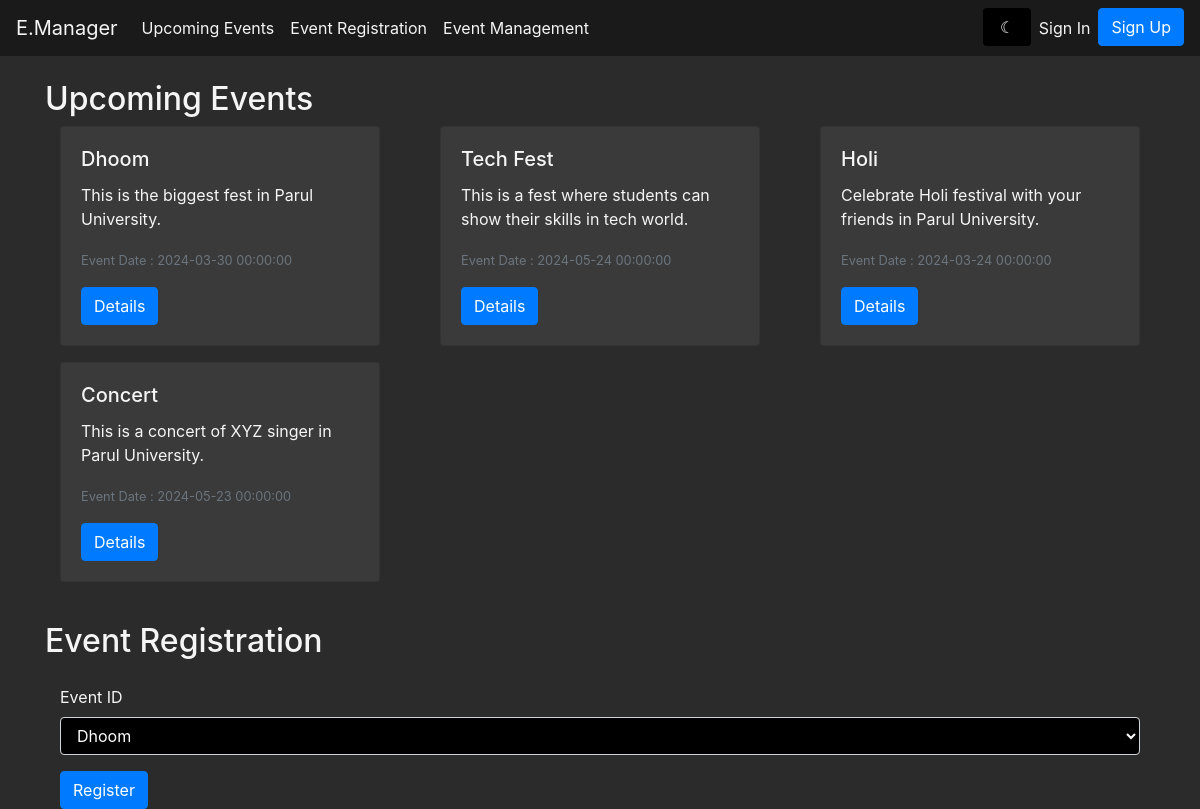
/event, run on the app's committed database.
### modules/models.py (models this page shows, shortened)
class Event(db.Model):
    id = db.Column(db.Integer, primary_key=True)
    title = db.Column(db.String(80), nullable=False)
    description = db.Column(db.String(200), nullable=False)
    date = db.Column(db.DateTime, nullable=False)
    location = db.Column(db.String(80), nullable=False)
    organizer_name = db.Column(db.String(80), nullable=True)
    creator_id = db.Column(db.Integer, db.ForeignKey('user.id'))
    creator = db.relationship('User', backref=db.backref('events', lazy=True))

### modules/event.py (the view)
@app.route('/event', methods=["GET", "POST"])
def event():
    events = Event.query.all()
    msg = get_flashed_messages()
    return render_template('event.html', msg=msg, events=events)

### modules/templates/event.html (shortened to what this page needs)
<!DOCTYPE html>
<html lang="en">
  <head>
    <link
      href="https://stackpath.bootstrapcdn.com/bootstrap/4.5.0/css/bootstrap.min.css"
      rel="stylesheet"
    />
    <link
      rel="stylesheet"
      href="{{url_for('static',filename='css/dashboard.css')}}"
    />
  </head>
  <body class="{{ session['theme'] }}">
    <nav class="navbar navbar-expand-lg navbar-light bg-light">
      <a class="navbar-brand" href="/event">E.Manager</a>
      <div class="collapse navbar-collapse" id="navbarNav">
        <ul class="navbar-nav">
          <li class="nav-item">
            <a class="nav-link" href="/event#upcomingEvents">Upcoming Events</a>
          </li>
          <li class="nav-item">
            <a class="nav-link" href="/event#eventRegistration"
              >Event Registration</a
            >
          </li>
          <li class="nav-item">
            <a class="nav-link" href="/event_manager">Event Management</a>
          </li>
        </ul>
        <ul class="navbar-nav ml-auto">
          <form action="/toggle_theme" method="post" id="toggle-theme-form" class="border-0">
            <input type="submit" class="form-control border-0" value="{% if session['theme'] == 'light-theme' %} &#9788 {% else %} &#9790 {% endif %}" />
          </form>
          {% if 'username' in session %}
          <li class="nav-item dropdown">
            <a
              class="nav-link dropdown-toggle"
              href="#"
              id="navbarDropdown"
              role="button"
              data-toggle="dropdown"
              aria-haspopup="true"
              aria-expanded="false"
            >
              👤 {{ session['username'] }}
            </a>
            <div class="dropdown-menu" aria-labelledby="navbarDropdown">
              <a class="dropdown-item" href="/logout">Logout</a>
            </div>
          </li>
          {% else %}
          <li class="nav-item">
            <a class="nav-link" href="/signin">Sign In</a>
          </li>
          <li class="nav-item">
            <a class="btn btn-primary" href="/signup">Sign Up</a>
          </li>
          {% endif %}
        </ul>
      </div>
    </nav>
    <div id="upcomingEvents" class="container mt-4">
      <h2>Upcoming Events</h2>
      <div class="row card-deck">
        {% for event in events %}
        <div class="col-sm-4">
          <div class="card mb-3">
            <div class="card-body">
              <h5 class="card-title">{{ event.title }}</h5>
              <p class="card-text">{{ event.description }}</p>
              <p class="card-text">
                <small class="text-muted">
                  Event Date : {{ event.date }}
                </small>
              </p>
              <a href="{{ url_for('details', event_id=event.id) }}" class="btn btn-primary">Details</a>
            </div>
          </div>
        </div>
        {% endfor %}
      </div>
    </div>
    <div id="eventRegistration" class="container mt-4">
      <h2>Event Registration</h2>
      <div id="eventRegistration1" class="container mt-4">
        <form action="/event/register" method="post">
          <div class="form-group">
            <label for="eventId">Event ID</label>
            <select class="form-control" id="eventId" name="event_id" required>
              {% for event in events %}
              <option value="{{ event.id }}">{{ event.title }}</option>
              {% endfor %}
            </select>
          </div>
          <button type="submit" class="btn btn-primary">Register</button>
        </form>
      </div>
    </div>
  </body>
</html>

### modules/static/css/dashboard.css (style rules this page uses)
body { background-color: #2b2b2b; color: #f5f5f5; }
.navbar { background-color: #1a1a1a !important; }
.nav-link, .dropdown-item { color: #f5f5f5 !important; }
.navbar-brand { color: #f5f5f5 !important; }
.btn-primary { background-color: #007bff; border-color: #007bff; }
.card { background-color: #3a3a3a; }
.card-text { color: #f5f5f5; }
.text-muted { color: #6c757d !important; }
.container { background-color: #2b2b2b; }
input { background-color: #000000; color: #ffffff; }
::placeholder { color: #ffffff; opacity: 0.5; }
select { background-color: #000000 !important; color: #ffffff !important; }
select option { background-color: #000000 !important; color: #ffffff !important; }
input, textarea { background-color: #000000 !important; color: #ffffff !important; }
::placeholder { color: #ffffff !important; opacity: 0.5 !important; }

### data on the page
Event: title "Dhoom", description "This is the biggest fest in Parul University.", date "2024-03-30 00:00:00"
Event: title "Tech Fest", description "This is a fest where students can show their skills in tech world.", date "2024-05-24 00:00:00"
Event: title "Holi", description "Celebrate Holi festival with your friends in Parul University.", date "2024-03-24 00:00:00"
Event: title "Concert", description "This is a concert of XYZ singer in Parul University.", date "2024-05-23 00:00:00"

### other printed values
form field event_id "Dhoom"
